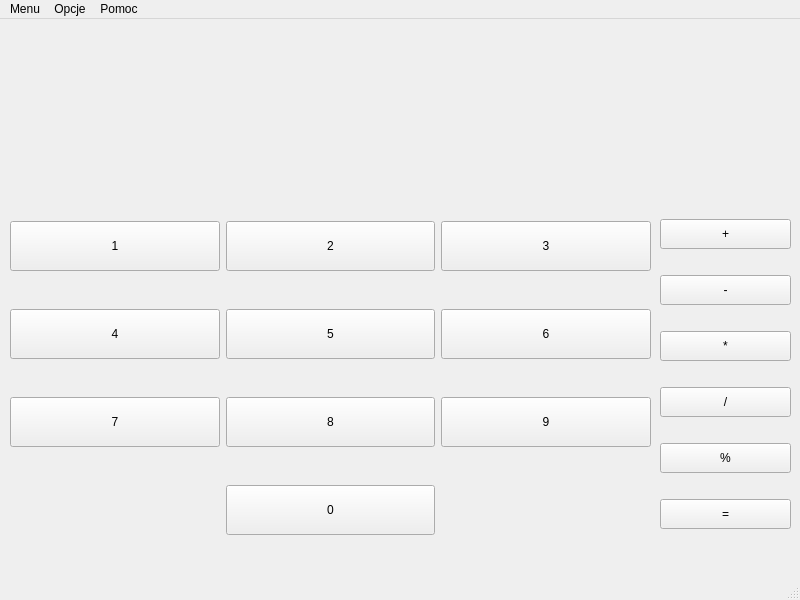
<?xml version="1.0" encoding="UTF-8"?>
<ui version="4.0">
 <class>MainWindow</class>
 <widget class="QMainWindow" name="MainWindow">
  <property name="geometry">
   <rect>
    <x>0</x>
    <y>0</y>
    <width>800</width>
    <height>600</height>
   </rect>
  </property>
  <property name="minimumSize">
   <size>
    <width>800</width>
    <height>600</height>
   </size>
  </property>
  <property name="maximumSize">
   <size>
    <width>800</width>
    <height>600</height>
   </size>
  </property>
  <property name="windowTitle">
   <string>MainWindow</string>
  </property>
  <widget class="QWidget" name="centralwidget">
   <widget class="QWidget" name="gridLayoutWidget">
    <property name="geometry">
     <rect>
      <x>10</x>
      <y>170</y>
      <width>641</width>
      <height>381</height>
     </rect>
    </property>
    <layout class="QGridLayout" name="digit_layout">
     <item row="0" column="1">
      <widget class="QPushButton" name="button2">
       <property name="minimumSize">
        <size>
         <width>0</width>
         <height>50</height>
        </size>
       </property>
       <property name="text">
        <string>2</string>
       </property>
      </widget>
     </item>
     <item row="1" column="1">
      <widget class="QPushButton" name="button5">
       <property name="minimumSize">
        <size>
         <width>0</width>
         <height>50</height>
        </size>
       </property>
       <property name="text">
        <string>5</string>
       </property>
      </widget>
     </item>
     <item row="0" column="2">
      <widget class="QPushButton" name="button3">
       <property name="minimumSize">
        <size>
         <width>0</width>
         <height>50</height>
        </size>
       </property>
       <property name="text">
        <string>3</string>
       </property>
      </widget>
     </item>
     <item row="2" column="2">
      <widget class="QPushButton" name="button9">
       <property name="minimumSize">
        <size>
         <width>0</width>
         <height>50</height>
        </size>
       </property>
       <property name="text">
        <string>9</string>
       </property>
      </widget>
     </item>
     <item row="1" column="0">
      <widget class="QPushButton" name="button4">
       <property name="minimumSize">
        <size>
         <width>0</width>
         <height>50</height>
        </size>
       </property>
       <property name="text">
        <string>4</string>
       </property>
      </widget>
     </item>
     <item row="0" column="0">
      <widget class="QPushButton" name="button1">
       <property name="minimumSize">
        <size>
         <width>0</width>
         <height>50</height>
        </size>
       </property>
       <property name="text">
        <string>1</string>
       </property>
      </widget>
     </item>
     <item row="3" column="1">
      <widget class="QPushButton" name="button0">
       <property name="minimumSize">
        <size>
         <width>0</width>
         <height>50</height>
        </size>
       </property>
       <property name="text">
        <string>0</string>
       </property>
      </widget>
     </item>
     <item row="2" column="1">
      <widget class="QPushButton" name="button8">
       <property name="minimumSize">
        <size>
         <width>0</width>
         <height>50</height>
        </size>
       </property>
       <property name="text">
        <string>8</string>
       </property>
      </widget>
     </item>
     <item row="1" column="2">
      <widget class="QPushButton" name="button6">
       <property name="minimumSize">
        <size>
         <width>0</width>
         <height>50</height>
        </size>
       </property>
       <property name="text">
        <string>6</string>
       </property>
      </widget>
     </item>
     <item row="2" column="0">
      <widget class="QPushButton" name="button7">
       <property name="minimumSize">
        <size>
         <width>0</width>
         <height>50</height>
        </size>
       </property>
       <property name="text">
        <string>7</string>
       </property>
      </widget>
     </item>
    </layout>
   </widget>
   <widget class="QWidget" name="gridLayoutWidget_2">
    <property name="geometry">
     <rect>
      <x>660</x>
      <y>180</y>
      <width>131</width>
      <height>351</height>
     </rect>
    </property>
    <layout class="QGridLayout" name="op_layout">
     <item row="3" column="0">
      <widget class="QPushButton" name="mul">
       <property name="minimumSize">
        <size>
         <width>0</width>
         <height>30</height>
        </size>
       </property>
       <property name="text">
        <string>*</string>
       </property>
      </widget>
     </item>
     <item row="4" column="0">
      <widget class="QPushButton" name="div">
       <property name="minimumSize">
        <size>
         <width>0</width>
         <height>30</height>
        </size>
       </property>
       <property name="text">
        <string>/</string>
       </property>
      </widget>
     </item>
     <item row="6" column="0">
      <widget class="QPushButton" name="equal">
       <property name="minimumSize">
        <size>
         <width>0</width>
         <height>30</height>
        </size>
       </property>
       <property name="text">
        <string>=</string>
       </property>
      </widget>
     </item>
     <item row="5" column="0">
      <widget class="QPushButton" name="mod">
       <property name="minimumSize">
        <size>
         <width>0</width>
         <height>30</height>
        </size>
       </property>
       <property name="text">
        <string>%</string>
       </property>
      </widget>
     </item>
     <item row="2" column="0">
      <widget class="QPushButton" name="min">
       <property name="minimumSize">
        <size>
         <width>0</width>
         <height>30</height>
        </size>
       </property>
       <property name="text">
        <string>-</string>
       </property>
      </widget>
     </item>
     <item row="0" column="0">
      <widget class="QPushButton" name="add">
       <property name="minimumSize">
        <size>
         <width>0</width>
         <height>30</height>
        </size>
       </property>
       <property name="text">
        <string>+</string>
       </property>
      </widget>
     </item>
    </layout>
   </widget>
   <widget class="QLabel" name="text_window">
    <property name="geometry">
     <rect>
      <x>20</x>
      <y>60</y>
      <width>751</width>
      <height>91</height>
     </rect>
    </property>
    <property name="sizeIncrement">
     <size>
      <width>0</width>
      <height>0</height>
     </size>
    </property>
    <property name="text">
     <string/>
    </property>
   </widget>
   <widget class="QLabel" name="op_memory">
    <property name="geometry">
     <rect>
      <x>540</x>
      <y>10</y>
      <width>241</width>
      <height>21</height>
     </rect>
    </property>
    <property name="text">
     <string/>
    </property>
   </widget>
  </widget>
  <widget class="QMenuBar" name="menubar">
   <property name="geometry">
    <rect>
     <x>0</x>
     <y>0</y>
     <width>800</width>
     <height>21</height>
    </rect>
   </property>
   <widget class="QMenu" name="menuKalkulator">
    <property name="title">
     <string>Opcje</string>
    </property>
    <addaction name="clear_screen"/>
    <addaction name="clear_memory"/>
    <addaction name="get_memory"/>
   </widget>
   <widget class="QMenu" name="menuMenu">
    <property name="title">
     <string>Menu</string>
    </property>
    <addaction name="close"/>
   </widget>
   <widget class="QMenu" name="menuPomoc">
    <property name="title">
     <string>Pomoc</string>
    </property>
    <addaction name="information"/>
    <addaction name="author"/>
   </widget>
   <addaction name="menuMenu"/>
   <addaction name="menuKalkulator"/>
   <addaction name="menuPomoc"/>
  </widget>
  <widget class="QStatusBar" name="statusbar"/>
  <action name="information">
   <property name="text">
    <string>Informacje</string>
   </property>
   <property name="shortcut">
    <string>Ctrl+I</string>
   </property>
  </action>
  <action name="close">
   <property name="text">
    <string>Zamknij program</string>
   </property>
  </action>
  <action name="author">
   <property name="text">
    <string>O autorze</string>
   </property>
  </action>
  <action name="clear_screen">
   <property name="text">
    <string>Wyczysc pole</string>
   </property>
   <property name="toolTip">
    <string>Wyczysz pole</string>
   </property>
   <property name="shortcut">
    <string>Esc</string>
   </property>
  </action>
  <action name="clear_memory">
   <property name="text">
    <string>Wyczysc pamiec</string>
   </property>
   <property name="shortcut">
    <string>Shift+Esc</string>
   </property>
  </action>
  <action name="get_memory">
   <property name="text">
    <string>Wczytaj pamiec</string>
   </property>
  </action>
 </widget>
 <resources/>
 <connections/>
</ui>
